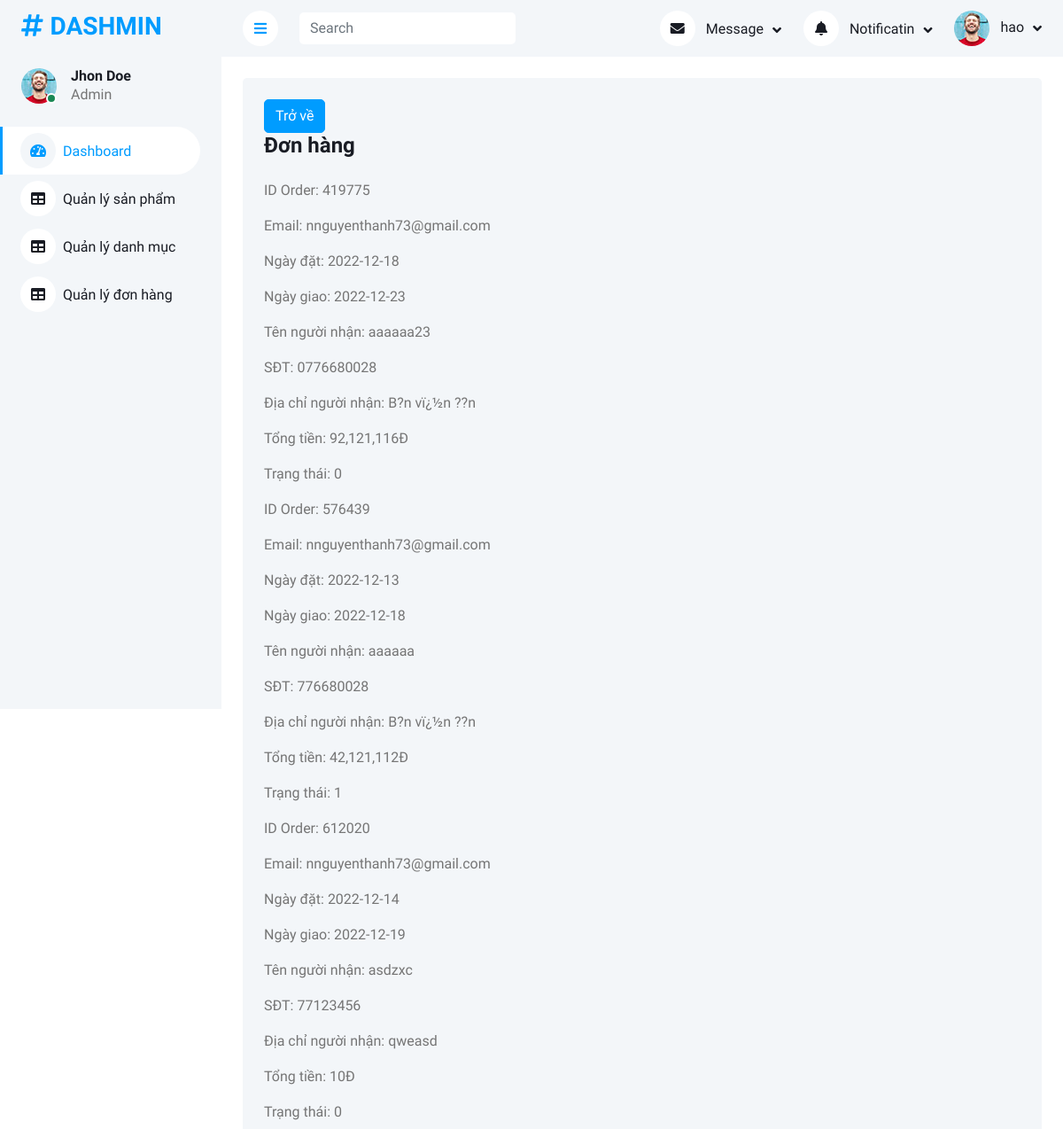
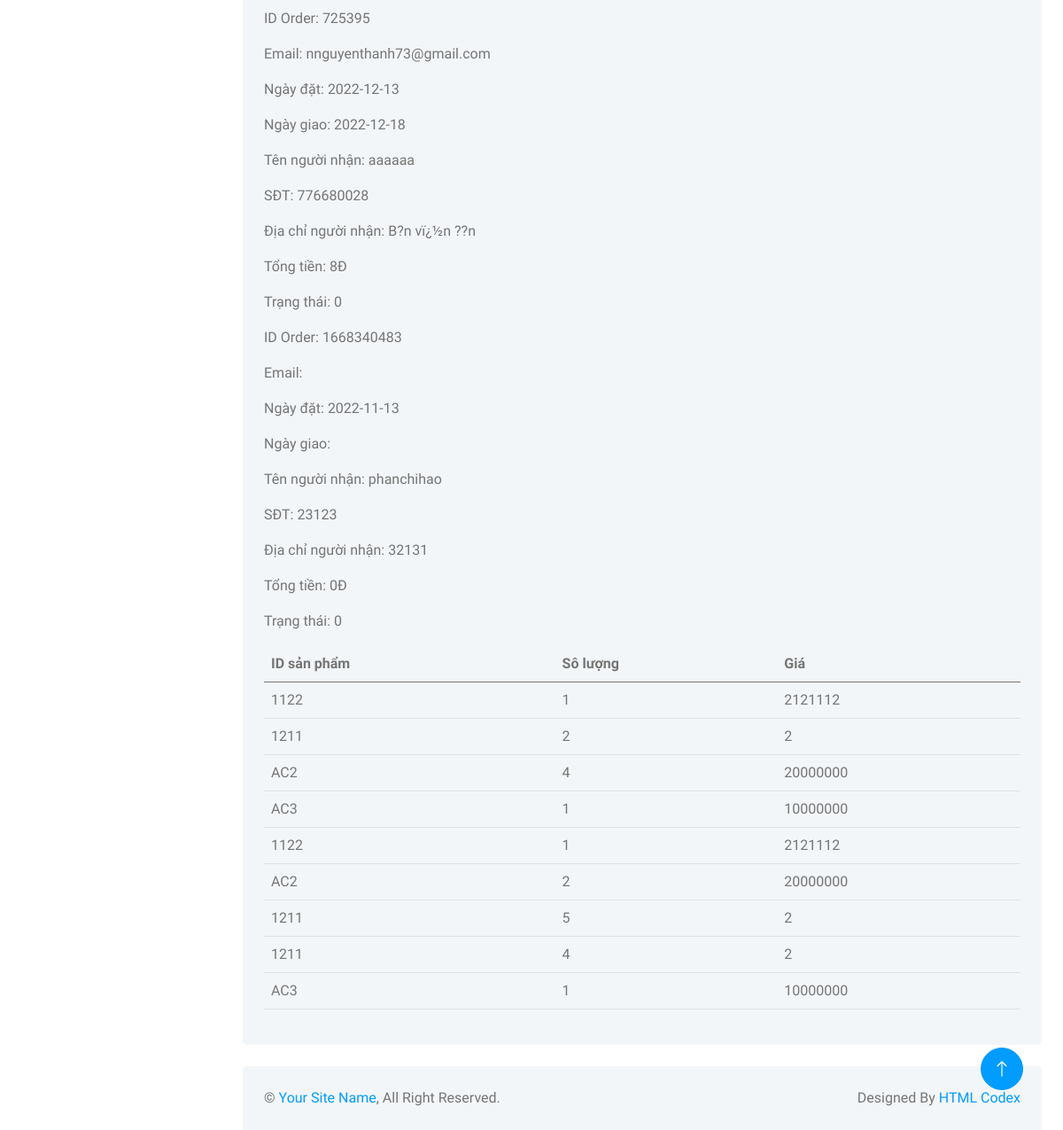
The app's page /website/ControllerOrder/order_detail.php (signed in) with its own data (2 pictures, top to bottom).
### tables this page shows
CREATE TABLE `order` (
  `idorder` int(10) NOT NULL,
  `email` varchar(45) DEFAULT NULL,
  `ngaydat` text DEFAULT NULL,
  `trangthai` int(1) DEFAULT NULL,
  `ngaygiao` text DEFAULT NULL,
  `tennguoinhan` varchar(45) DEFAULT NULL,
  `sdt` varchar(11) DEFAULT NULL,
  `diachinguoinhan` text DEFAULT NULL,
  `thanhtoan` int(11) DEFAULT NULL
);

CREATE TABLE `orderdetail` (
  `idorder` int(10) NOT NULL,
  `soluong` int(10) NOT NULL,
  `gia` double NOT NULL,
  `idproduct` varchar(50) NOT NULL
);

### website/model/Db.php (called while the page is built, shortened)
<?php
class Db{
    private $connect = null;
    function __construct()
    {
        $this->connect = new PDO("mysql:host=".HOST.";dbname=".DB,USER,PASSWORD);
    }
    protected function selectQuery($sql,$param=[]){
        $stm = $this->connect->prepare($sql);
        $stm->execute($param);
        $data = $stm->fetchAll(PDO::FETCH_ASSOC);
        return $data;
    }
}

### website/model/Orders_Detail.php (called while the page is built, shortened)
<?php
class Orders_Detail extends Db
{
    function timkiem($keyword)
    {
        $sql = "select * from `orderdetail` where idorder like ? ";
        $param = ["%$keyword%"];
        return $this->selectQuery($sql, $param);
    }
}

### website/model/Orders.php (called while the page is built, shortened)
<?php
class Orders extends Db
{
    function timkiemID($keyword)
    {
        $sql = "select * from `order` where idorder like ? ";
        $param = ["%$keyword%"];
        return $this->selectQuery($sql, $param);
    }
}

### website/viewAdmin/forder_detail.php (the view, shortened to what this page needs)
<!DOCTYPE html>
<html lang="en">
<head>
    <link href="https://cdnjs.cloudflare.com/ajax/libs/font-awesome/5.10.0/css/all.min.css" rel="stylesheet">
    <link href="https://cdn.jsdelivr.net/npm/bootstrap-icons@1.4.1/font/bootstrap-icons.css" rel="stylesheet">
    <link href="/web/website/viewAdmin/lib/owlcarousel/assets/owl.carousel.min.css" rel="stylesheet">
    <link href="/web/website/viewAdmin/lib/tempusdominus/css/tempusdominus-bootstrap-4.min.css" rel="stylesheet" />
    <link href="/web/website/viewAdmin/css/bootstrap.min.css" rel="stylesheet">
    <link href="/web/website/viewAdmin/css/style.css" rel="stylesheet">
</head>
<body>
    <div class="container-xxl position-relative bg-white d-flex p-0">
        <?php
        include 'side3.php';
        ?>
        <div class="content">
            <?php
            include 'nav3.php';
            ?>
            <div class="container-fluid pt-4 px-4">
                <div class="row">
                    <div class="col-md-12">
                        <div class="bg-light rounded h-100 p-4">
                            <a href="/web/website/ControllerOrder/orders.php" class="btn btn-primary">Trở về</a>
                            <h4 class="mb-4">Đơn hàng</h4>
                            <?php
                            foreach ($data as $item) {
                            ?>
                                <p>ID Order: <?php echo $item['idorder'] ?></p>
                                <p>Email: <?php echo $item['email'] ?></p>
                                <p>Ngày đặt: <?php echo $item['ngaydat'] ?></p>
                                <p>Ngày giao: <?php echo $item['ngaygiao'] ?></p>
                                <p>Tên người nhận: <?php echo $item['tennguoinhan'] ?></p>
                                <p>SĐT: <?php echo $item['sdt'] ?></p>
                                <p>Địa chỉ người nhận: <?php echo $item['diachinguoinhan'] ?></p>
                                <p>Tổng tiền: <?php echo number_format($item['thanhtoan']) ?>Đ</p>
                                <p>Trạng thái: <?php echo $item['trangthai'] ?></p>
                            <?php
                            }
                            ?>
                            <table class="table" id="tb">
                                <thead>
                                    <tr>
                                        <th scope="col">ID sản phẩm</th>
                                        <th scope="col">Sô lượng </th>
                                        <th scope="col">Giá</th>
                                    </tr>
                                </thead>
                                <tbody>
                                    <?php
                                    foreach ($dataDetail as $tam) {
                                    ?>
                                        <tr>
                                            <td><?php echo $tam['idproduct']; ?></td>
                                            <td><?php echo $tam['soluong']; ?></td>
                                            <td><?php echo $tam['gia']; ?></td>
                                        </tr>
                                    <?php
                                    }
                                    ?>
                                </tbody>
                            </table>
                        </div>
                    </div>
                </div>
            </div>
            <div class="container-fluid pt-4 px-4">
                <div class="bg-light rounded-top p-4">
                    <div class="row">
                        <div class="col-12 col-sm-6 text-center text-sm-start">
                            &copy; <a href="#">Your Site Name</a>, All Right Reserved.
                        </div>
                        <div class="col-12 col-sm-6 text-center text-sm-end">
                            Designed By <a href="https://htmlcodex.com">HTML Codex</a>
                        </div>
                    </div>
                </div>
            </div>
        </div>
        <a href="#" class="btn btn-lg btn-primary btn-lg-square back-to-top"><i class="bi bi-arrow-up"></i></a>
    </div>
</body>
</html>

### website/viewAdmin/css/style.css (style rules this page uses)
:root { --primary: #009CFF; --light: #F3F6F9; --dark: #191C24; }
.back-to-top { position: fixed; display: none; right: 45px; bottom: 45px; z-index: 99; }
.btn { transition: .5s; }
.btn.btn-primary { color: #FFFFFF; }
.btn-lg-square { width: 48px; height: 48px; }
.btn-square, .btn-sm-square, .btn-lg-square { padding: 0; display: inline-flex; align-items: center; justify-content: center; font-weight: normal; border-radius: 50px; }
.content { margin-left: 250px; min-height: 100vh; background: #FFFFFF; transition: 0.5s; }
@media (min-width: 992px) { .content { width: calc(100% - 250px); } }

### records on screen
order: idorder "419775", email "nnguyenthanh73@gmail.com", ngaydat "2022-12-18", ngaygiao "2022-12-23", tennguoinhan "aaaaaa23", sdt "0776680028", diachinguoinhan "B?n vï¿½n ??n", thanhtoan "92,121,116", trangthai "0"
order: idorder "576439", email "nnguyenthanh73@gmail.com", ngaydat "2022-12-13", ngaygiao "2022-12-18", tennguoinhan "aaaaaa", sdt "776680028", diachinguoinhan "B?n vï¿½n ??n", thanhtoan "42,121,112", trangthai "1"
order: idorder "612020", email "nnguyenthanh73@gmail.com", ngaydat "2022-12-14", ngaygiao "2022-12-19", tennguoinhan "asdzxc", sdt "77123456", diachinguoinhan "qweasd", thanhtoan "10", trangthai "0"
order: idorder "725395", email "nnguyenthanh73@gmail.com", ngaydat "2022-12-13", ngaygiao "2022-12-18", tennguoinhan "aaaaaa", sdt "776680028", diachinguoinhan "B?n vï¿½n ??n", thanhtoan "8", trangthai "0"
order: idorder "1668340483", ngaydat "2022-11-13", tennguoinhan "phanchihao", sdt "23123", diachinguoinhan "32131", thanhtoan "0", trangthai "0"
orderdetail: idproduct "1122", soluong "1", gia "2121112"
orderdetail: idproduct "1211", soluong "2", gia "2"
orderdetail: idproduct "AC2", soluong "4", gia "20000000"
orderdetail: idproduct "AC3", soluong "1", gia "10000000"
orderdetail: idproduct "1122", soluong "1", gia "2121112"
orderdetail: idproduct "AC2", soluong "2", gia "20000000"
orderdetail: idproduct "1211", soluong "5", gia "2"
orderdetail: idproduct "1211", soluong "4", gia "2"
orderdetail: idproduct "AC3", soluong "1", gia "10000000"

### other values on screen
$_SESSION['admin']['hoten'] "hao"
